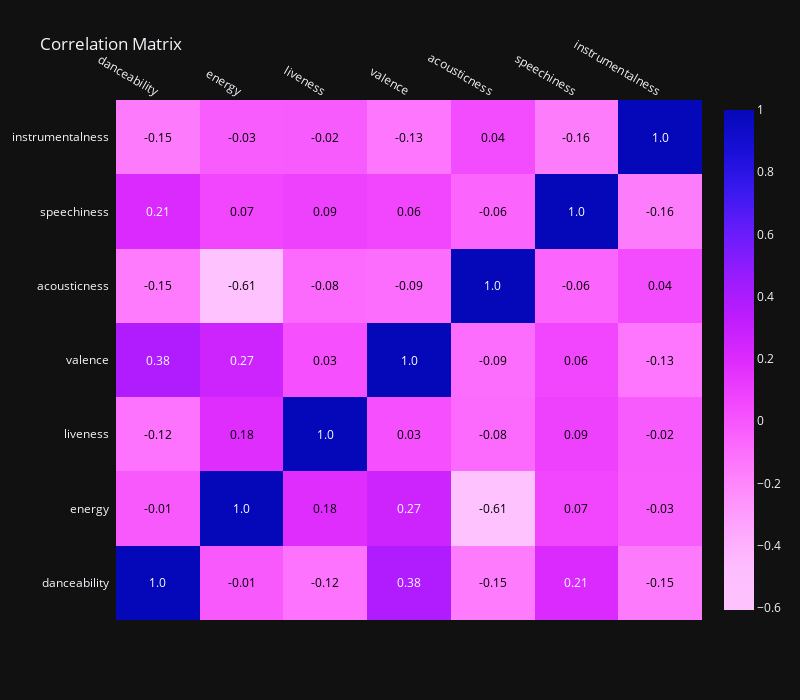

Notebook source saved alongside this figure:
### Code cell
audio_heatmap(US_2022_audio)

### Figure 1 — Plotly figure (JSON) as saved in the notebook; plotly's stock layout.template omitted (floating-point values rounded to 4 significant figures)
{"data": [{"colorscale": [[0, "#0508b8"], [0.08333, "#1910d8"], [0.1667, "#3c19f0"], [0.25, "#6b1cfb"], [0.3333, "#981cfd"], [0.4167, "#bf1cfd"], [0.5, "#dd2bfd"], [0.5833, "#f246fe"], [0.6667, "#fc67fd"], [0.75, "#fe88fc"], [0.8333, "#fea5fd"], [0.9167, "#febefe"], [1, "#fec3fe"]], "reversescale": true, "showscale": true, "type": "heatmap", "x": ["danceability", "energy", "liveness", "valence", "acousticness", "speechiness", "instrumentalness"], "y": ["danceability", "energy", "liveness", "valence", "acousticness", "speechiness", "instrumentalness"], "z": [[1, -0.01293, -0.1205, 0.3825, -0.1519, 0.2097, -0.1491], [-0.01293, 1, 0.1848, 0.2697, -0.6063, 0.06914, -0.02635], [-0.1205, 0.1848, 1, 0.02541, -0.07804, 0.08574, -0.02167], [0.3825, 0.2697, 0.02541, 1, -0.09388, 0.06199, -0.1302], [-0.1519, -0.6063, -0.07804, -0.09388, 1, -0.06024, 0.04468], [0.2097, 0.06914, 0.08574, 0.06199, -0.06024, 1, -0.1556], [-0.1491, -0.02635, -0.02167, -0.1302, 0.04468, -0.1556, 1]]}], "layout": {"annotations": [{"font": {"color": "#FFFFFF"}, "showarrow": false, "text": "1.0", "x": "danceability", "xref": "x", "y": "danceability", "yref": "y"}, {"font": {"color": "#000000"}, "showarrow": false, "text": "-0.01", "x": "energy", "xref": "x", "y": "danceability", "yref": "y"}, {"font": {"color": "#000000"}, "showarrow": false, "text": "-0.12", "x": "liveness", "xref": "x", "y": "danceability", "yref": "y"}, {"font": {"color": "#FFFFFF"}, "showarrow": false, "text": "0.38", "x": "valence", "xref": "x", "y": "danceability", "yref": "y"}, {"font": {"color": "#000000"}, "showarrow": false, "text": "-0.15", "x": "acousticness", "xref": "x", "y": "danceability", "yref": "y"}, {"font": {"color": "#FFFFFF"}, "showarrow": false, "text": "0.21", "x": "speechiness", "xref": "x", "y": "danceability", "yref": "y"}, {"font": {"color": "#000000"}, "showarrow": false, "text": "-0.15", "x": "instrumentalness", "xref": "x", "y": "danceability", "yref": "y"}, {"font": {"color": "#000000"}, "showarrow": false, "text": "-0.01", "x": "danceability", "xref": "x", "y": "energy", "yref": "y"}, {"font": {"color": "#FFFFFF"}, "showarrow": false, "text": "1.0", "x": "energy", "xref": "x", "y": "energy", "yref": "y"}, {"font": {"color": "#000000"}, "showarrow": false, "text": "0.18", "x": "liveness", "xref": "x", "y": "energy", "yref": "y"}, {"font": {"color": "#FFFFFF"}, "showarrow": false, "text": "0.27", "x": "valence", "xref": "x", "y": "energy", "yref": "y"}, {"font": {"color": "#000000"}, "showarrow": false, "text": "-0.61", "x": "acousticness", "xref": "x", "y": "energy", "yref": "y"}, {"font": {"color": "#000000"}, "showarrow": false, "text": "0.07", "x": "speechiness", "xref": "x", "y": "energy", "yref": "y"}, {"font": {"color": "#000000"}, "showarrow": false, "text": "-0.03", "x": "instrumentalness", "xref": "x", "y": "energy", "yref": "y"}, {"font": {"color": "#000000"}, "showarrow": false, "text": "-0.12", "x": "danceability", "xref": "x", "y": "liveness", "yref": "y"}, {"font": {"color": "#000000"}, "showarrow": false, "text": "0.18", "x": "energy", "xref": "x", "y": "liveness", "yref": "y"}, {"font": {"color": "#FFFFFF"}, "showarrow": false, "text": "1.0", "x": "liveness", "xref": "x", "y": "liveness", "yref": "y"}, {"font": {"color": "#000000"}, "showarrow": false, "text": "0.03", "x": "valence", "xref": "x", "y": "liveness", "yref": "y"}, {"font": {"color": "#000000"}, "showarrow": false, "text": "-0.08", "x": "acousticness", "xref": "x", "y": "liveness", "yref": "y"}, {"font": {"color": "#000000"}, "showarrow": false, "text": "0.09", "x": "speechiness", "xref": "x", "y": "liveness", "yref": "y"}, {"font": {"color": "#000000"}, "showarrow": false, "text": "-0.02", "x": "instrumentalness", "xref": "x", "y": "liveness", "yref": "y"}, {"font": {"color": "#FFFFFF"}, "showarrow": false, "text": "0.38", "x": "danceability", "xref": "x", "y": "valence", "yref": "y"}, {"font": {"color": "#FFFFFF"}, "showarrow": false, "text": "0.27", "x": "energy", "xref": "x", "y": "valence", "yref": "y"}, {"font": {"color": "#000000"}, "showarrow": false, "text": "0.03", "x": "liveness", "xref": "x", "y": "valence", "yref": "y"}, {"font": {"color": "#FFFFFF"}, "showarrow": false, "text": "1.0", "x": "valence", "xref": "x", "y": "valence", "yref": "y"}, {"font": {"color": "#000000"}, "showarrow": false, "text": "-0.09", "x": "acousticness", "xref": "x", "y": "valence", "yref": "y"}, {"font": {"color": "#000000"}, "showarrow": false, "text": "0.06", "x": "speechiness", "xref": "x", "y": "valence", "yref": "y"}, {"font": {"color": "#000000"}, "showarrow": false, "text": "-0.13", "x": "instrumentalness", "xref": "x", "y": "valence", "yref": "y"}, {"font": {"color": "#000000"}, "showarrow": false, "text": "-0.15", "x": "danceability", "xref": "x", "y": "acousticness", "yref": "y"}, {"font": {"color": "#000000"}, "showarrow": false, "text": "-0.61", "x": "energy", "xref": "x", "y": "acousticness", "yref": "y"}, {"font": {"color": "#000000"}, "showarrow": false, "text": "-0.08", "x": "liveness", "xref": "x", "y": "acousticness", "yref": "y"}, {"font": {"color": "#000000"}, "showarrow": false, "text": "-0.09", "x": "valence", "xref": "x", "y": "acousticness", "yref": "y"}, {"font": {"color": "#FFFFFF"}, "showarrow": false, "text": "1.0", "x": "acousticness", "xref": "x", "y": "acousticness", "yref": "y"}, {"font": {"color": "#000000"}, "showarrow": false, "text": "-0.06", "x": "speechiness", "xref": "x", "y": "acousticness", "yref": "y"}, {"font": {"color": "#000000"}, "showarrow": false, "text": "0.04", "x": "instrumentalness", "xref": "x", "y": "acousticness", "yref": "y"}, {"font": {"color": "#FFFFFF"}, "showarrow": false, "text": "0.21", "x": "danceability", "xref": "x", "y": "speechiness", "yref": "y"}, {"font": {"color": "#000000"}, "showarrow": false, "text": "0.07", "x": "energy", "xref": "x", "y": "speechiness", "yref": "y"}, {"font": {"color": "#000000"}, "showarrow": false, "text": "0.09", "x": "liveness", "xref": "x", "y": "speechiness", "yref": "y"}, {"font": {"color": "#000000"}, "showarrow": false, "text": "0.06", "x": "valence", "xref": "x", "y": "speechiness", "yref": "y"}, {"font": {"color": "#000000"}, "showarrow": false, "text": "-0.06", "x": "acousticness", "xref": "x", "y": "speechiness", "yref": "y"}, {"font": {"color": "#FFFFFF"}, "showarrow": false, "text": "1.0", "x": "speechiness", "xref": "x", "y": "speechiness", "yref": "y"}, {"font": {"color": "#000000"}, "showarrow": false, "text": "-0.16", "x": "instrumentalness", "xref": "x", "y": "speechiness", "yref": "y"}, {"font": {"color": "#000000"}, "showarrow": false, "text": "-0.15", "x": "danceability", "xref": "x", "y": "instrumentalness", "yref": "y"}, {"font": {"color": "#000000"}, "showarrow": false, "text": "-0.03", "x": "energy", "xref": "x", "y": "instrumentalness", "yref": "y"}, {"font": {"color": "#000000"}, "showarrow": false, "text": "-0.02", "x": "liveness", "xref": "x", "y": "instrumentalness", "yref": "y"}, {"font": {"color": "#000000"}, "showarrow": false, "text": "-0.13", "x": "valence", "xref": "x", "y": "instrumentalness", "yref": "y"}, {"font": {"color": "#000000"}, "showarrow": false, "text": "0.04", "x": "acousticness", "xref": "x", "y": "instrumentalness", "yref": "y"}, {"font": {"color": "#000000"}, "showarrow": false, "text": "-0.16", "x": "speechiness", "xref": "x", "y": "instrumentalness", "yref": "y"}, {"font": {"color": "#FFFFFF"}, "showarrow": false, "text": "1.0", "x": "instrumentalness", "xref": "x", "y": "instrumentalness", "yref": "y"}], "height": 700, "title": {"text": "Correlation Matrix"}, "width": 800, "xaxis": {"dtick": 1, "gridcolor": "rgb(0, 0, 0)", "side": "top", "ticks": ""}, "yaxis": {"dtick": 1, "ticks": "", "ticksuffix": "  "}}}
